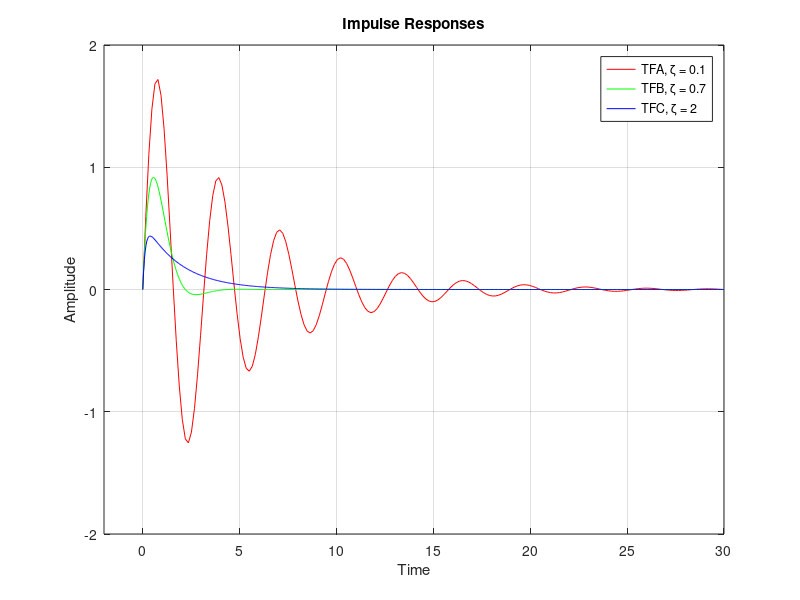
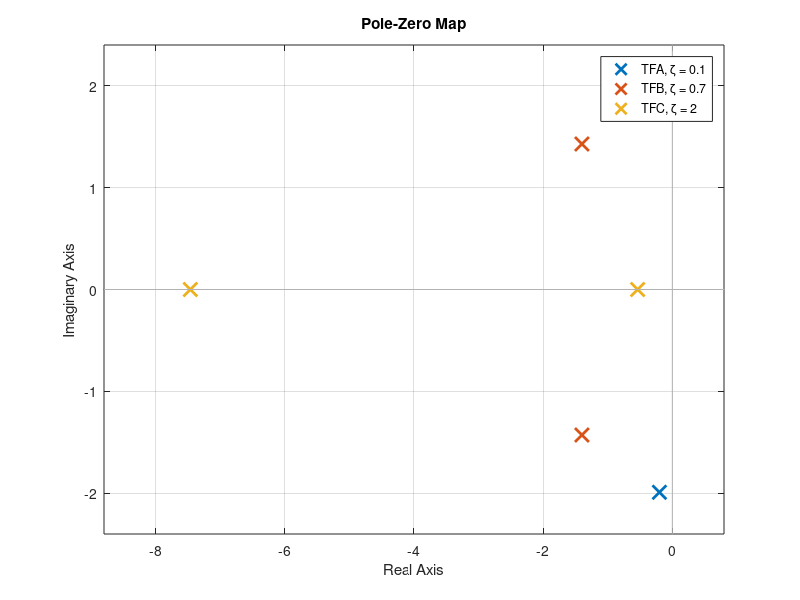

MATLAB code for these plots, in order:
% Control Theory
% 30/04/2020
% Nico Antonelli

% --- Impulse Response: Performance Measures ---


clc;
hold on;

% TF for 2nd order function:
% w^2 / (s^2 + 2zw s + w^2)

% Definitions for A (w=2, z=0.1)
w = 2;	 % normal velocity
z = 0.1; % dumpting coeficient (dzeta)
num = w^2;
den = [1, 2*z*w, w^2];
TFA = tf(num, den);

% Definitions for B (w=2, z=0.7)
w = 2;	 % normal velocity
z = 0.7; % dumpting coeficient (dzeta)
num = w^2;
den = [1, 2*z*w, w^2];
TFB = tf(num, den);

% Definitions for C (w=2, z=2)
w = 2;	 % normal velocity
z = 2; % dumpting coeficient (dzeta)
num = w^2;
den = [1, 2*z*w, w^2];
TFC = tf(num, den);

% Impulse Responses
impulse(TFA, '-r', TFB, '-g', TFC, '-b');

% If I had needed the Poles
% p = roots(den);

% Graph
xlim([-2, 30])
ylim([-2, 2])
title('Impulse Responses');
xlabel('Time');
ylabel('Amplitude');
legend('TFA, \zeta = 0.1', 'TFB, \zeta = 0.7', 'TFC, \zeta = 2');

hold off;

% Pole-Zero map
figure(2);
pzmap(TFA, TFB, TFC);
legend('TFA, \zeta = 0.1', 'TFB, \zeta = 0.7', 'TFC, \zeta = 2');

% Performance Measures on the Plot Windows' Tools

